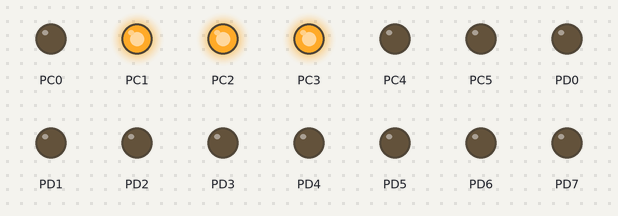
A program run on a simulated ATmega16, built with avr-gcc and emulated at 8 MHz. Shown: output pins drawn as LEDs (lit = HIGH).

Above: at 0.05 s.
At 0.45 s:
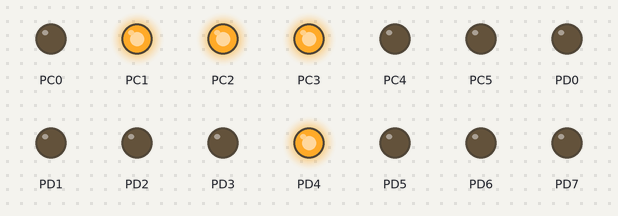
At 0.75 s:
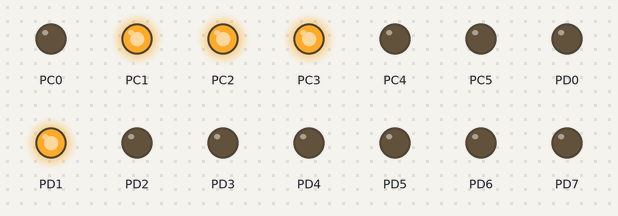
At 1.45 s:
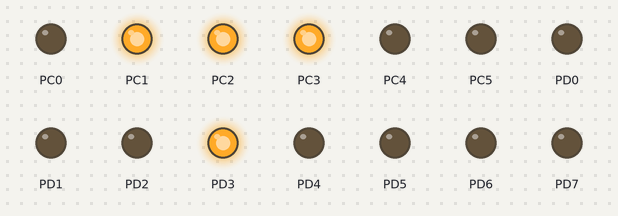
At 2.15 s:
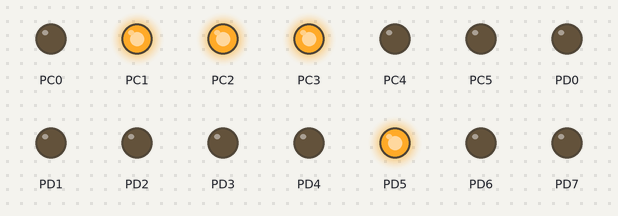
At 2.85 s:
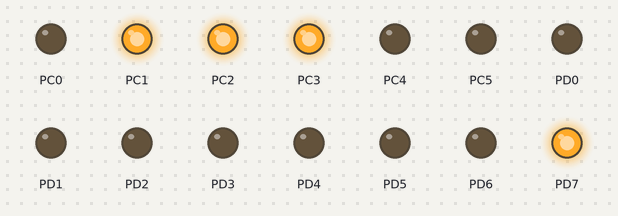
Timing chart, 0 to 3.1 s (numbered marks = the images above):
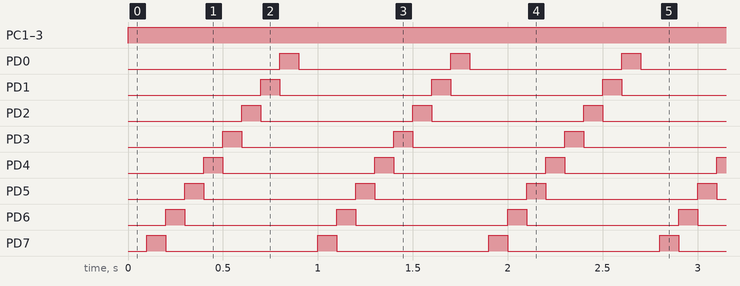

The program:

ledmotorrelay.c
```c
#include<avr/io.h>
#define F_CPU 8000000
#include<util/delay.h>
void main()
{
   DDRC=0Xff;
   DDRD=0Xff;
   PORTC=0b00001110;
   while(1)
   {
      PORTD=0X00;
	  _delay_ms(100);
	  PORTD=0X80;
	  _delay_ms(100);
	  PORTD=0X40;
	  _delay_ms(100);
	  PORTD=0X20;
	  _delay_ms(100);
	  PORTD=0X10;
	  _delay_ms(100);
	  PORTD=0X08;
	  _delay_ms(100);
	  PORTD=0X04;
	  _delay_ms(100);
	  PORTD=0X02;
	  _delay_ms(100);
	  PORTD=0x01;
	  _delay_ms(100);
	  }
}
```

Measured:
- by itself, PC1–3: LOW → HIGH at 0.00 s
- by itself, PD0–7: alternates HIGH for 0.10 s and LOW for 0.80 s
- by itself, everything shown: repeats every 0.90 s, in 9 steps
